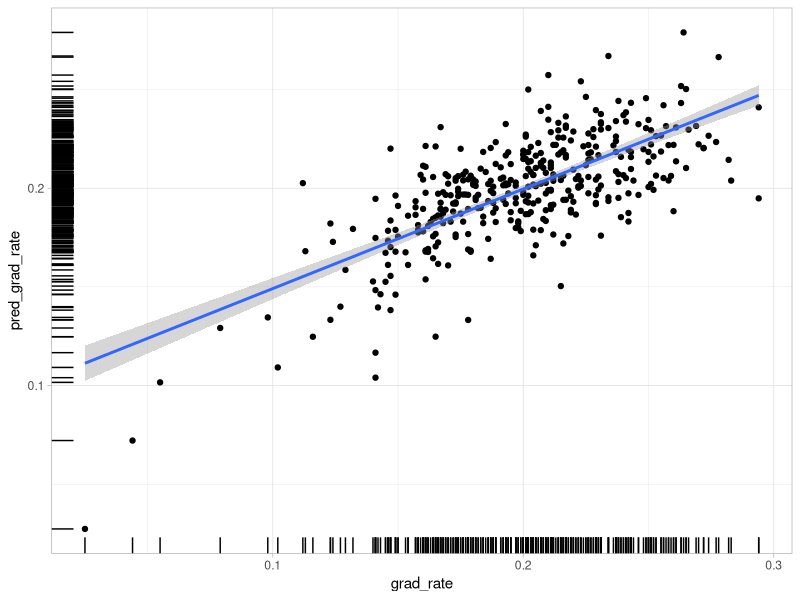
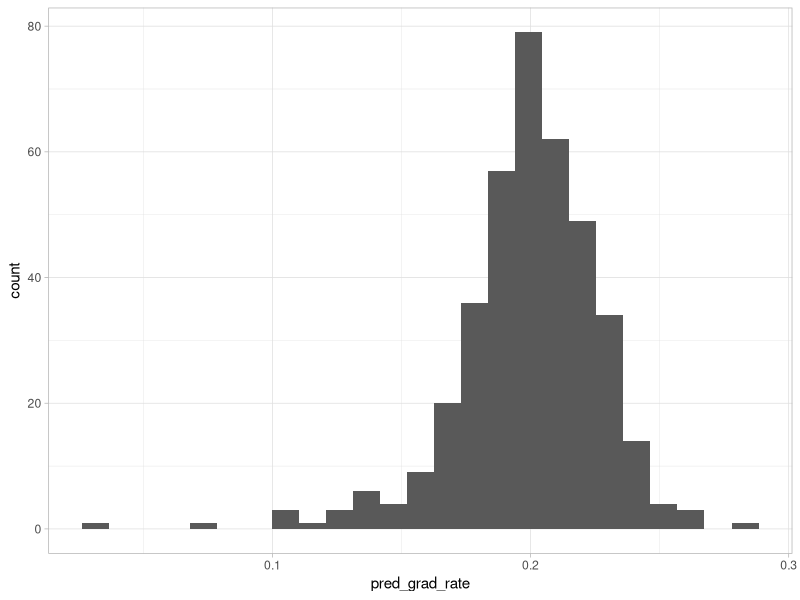
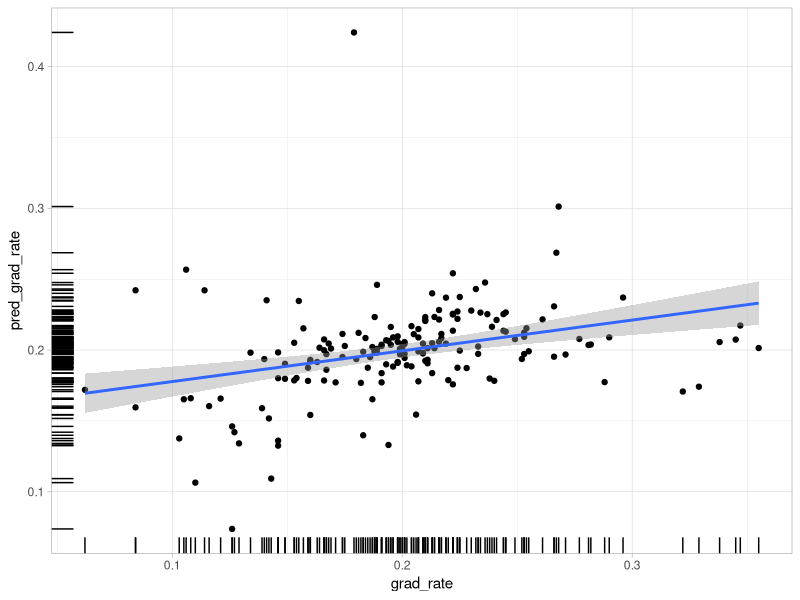
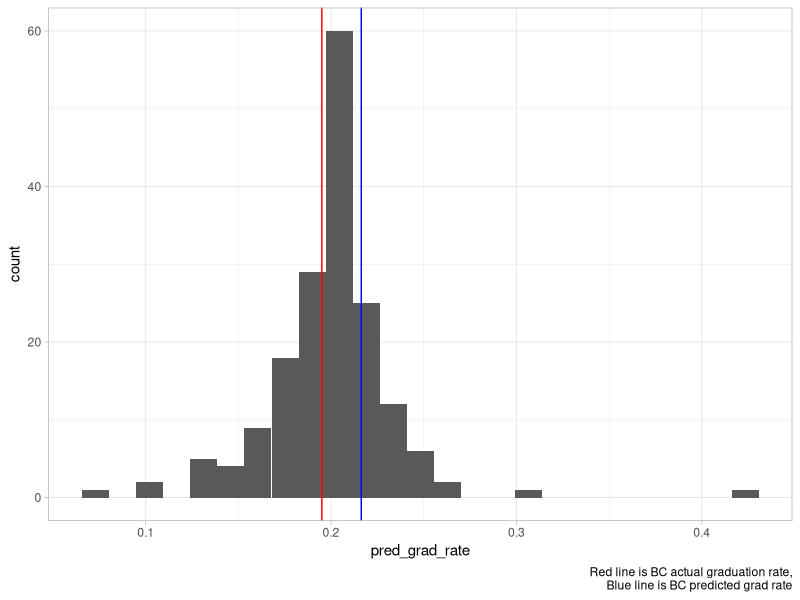

Write the R code that produced these figures, in order.
## ---- chunk 1
knitr::opts_chunk$set(echo = TRUE)
library(tidyverse)
library(modelr)

set.seed(310)
## ---- chunk 2
#load training
training <- read_csv(here::here("data/train_data.csv")) %>% 
  dplyr::select(-contains("X"), -id)

#load testing
testing <- read_csv(here::here("data/test_data.csv")) %>% 
  dplyr::select(-contains("X"), -id) 
## ---- chunk 3
model.1 <- lm(grad_rate ~ student_count +spending_per_award +full_time_pct
             +full_time_count +med_sat_value +aid_value
             +endow_value +grad_on_time_pct +pell_value +fresh_retain_value
             + full_time_fac_pct,
             data = training)

#remove outliers using model 1
training_without_outliers <- add_residuals(data = training,
                                           model = model.1,
                                           var = "resid") %>% 
  mutate(sdev = sd(resid),
                std.norm = resid / sdev,
                abs.std = abs(std.norm)) %>% #note: 407 rows at this point
   #dplyr::arrange(desc(abs.std)) %>% 
  filter(abs.std < 2)
## ---- chunk 4
model.10 <- lm(grad_rate ~ spending_per_award 
               + full_time_count
               + med_sat_value
               + endow_value
               + grad_on_time_pct
               + pell_value
               + fresh_retain_value
             + endow_value*spending_per_award     #EndowXSpend
             + pell_value*med_sat_value           #PellXSat
             + fresh_retain_value*med_sat_value   #RetainXSat
             ,data = training_without_outliers)
## ---- chunk 5
training_with_predictions <- add_predictions(training_without_outliers, model.10, var = "pred_grad_rate") %>% 
  #and we dont need these other variables either
  dplyr::select(-resid, -sdev, -std.norm, -abs.std) %>% 
  mutate(scaled = scale(pred_grad_rate))

#and a quick visual of known graduation to predicuted graduation
training_with_predictions %>% 
  ggplot(aes(x = grad_rate, y = pred_grad_rate)) +
  geom_point() + 
  geom_smooth(method = "lm") + 
  geom_rug() +
  theme_light()

#histogram of scaled predictions
training_with_predictions %>% 
  ggplot() +
  geom_histogram(aes(x = pred_grad_rate), bins = 25) +
  theme_light() 
## ---- chunk 6
testing_with_predictions <- add_predictions(testing, model.10, var = "pred_grad_rate") %>% 
  #and we dont need these other variables either
  #dplyr::select(-resid, -sdev, -std.norm, -abs.std) %>% 
  mutate(scaled = scale(pred_grad_rate))

#and a quick visual of known graduation to predicuted graduation
testing_with_predictions %>% 
  ggplot(aes(x = grad_rate, y = pred_grad_rate)) +
  geom_point() + 
  geom_smooth(method = "lm") + 
  geom_rug() +
  theme_light()

#histogram of scaled predictions
testing_with_predictions %>% 
  ggplot() +
  geom_histogram(aes(x = pred_grad_rate), bins = 25) +
  geom_vline(aes(xintercept = 0.2162771), color = "blue") +
  geom_vline(aes(xintercept = 0.195), color = "red") +
  theme_light() +
  labs(caption = "Red line is BC actual graduation rate,
  Blue line is BC predicted grad rate")
  
#testing_with_predictions %>% filter(institution_name == "Bellevue College")
## ---- chunk 7
testing_with_predictions %>% filter(institution_name == "Bellevue College")
